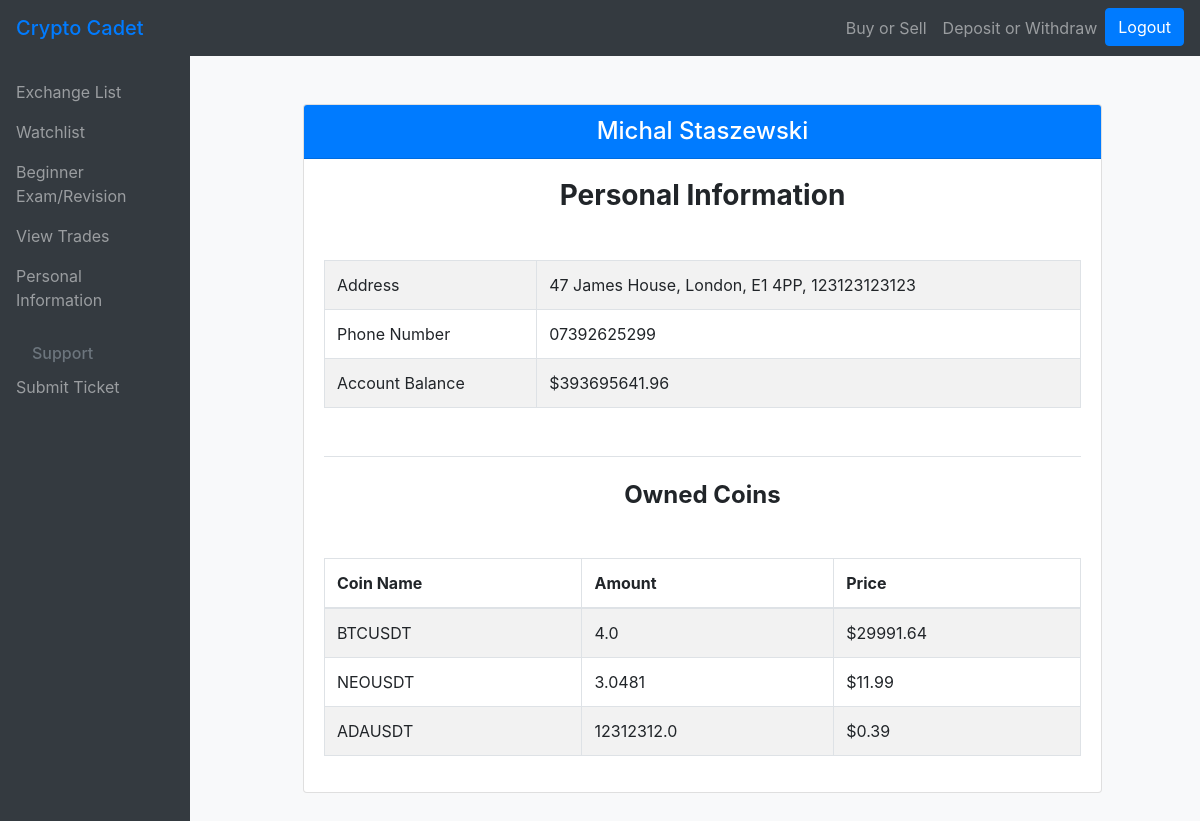
The app's page /personal_info/ (signed in) with its own data.
### main/models.py (models this page shows)
class Address(models.Model):
    user = models.OneToOneField(User, on_delete=models.CASCADE)
    city = models.CharField(max_length=100)
    street_name = models.CharField(max_length=100)
    post_code = models.CharField(max_length=20)
    country = models.CharField(max_length=100)

class Profile(models.Model):
    user = models.OneToOneField(User, on_delete=models.CASCADE)
    address = models.CharField(max_length=100, blank=True, null=True)
    phone_number = models.CharField(max_length=20, blank=True, null=True)
    account_balance = models.FloatField(default=0.0)

class OwnedCoin(models.Model):
    user = models.ForeignKey(User, on_delete=models.CASCADE)
    coinName = models.CharField(max_length=10)
    amount = models.FloatField()
    price = models.FloatField(max_length=10, null=True)

### main/views.py (the view, shortened to what this page needs)
# urls.py: path("personal_info/", views.ViewPersonalInformation.as_view(), name="personal_info"),
class ViewPersonalInformation(View):
    template_name = "main/personal_info.html"
    def get(self, request):
        try:
            profile = Profile.objects.get(user=request.user)
            address = Address.objects.get(user=request.user)
            if address:
                street_name, city, post_code, country = address.street_name, address.city, address.post_code, address.country
            else:
                street_name, city, post_code, country = None, None, None, None
            context = {
                "first_name": request.user.first_name,
                "last_name": request.user.last_name,
                "address": address,
                "street_name": street_name,
                "city": city,
                "post_code": post_code,
                "country": country,
                "phone_number": profile.phone_number,
                "account_balance": profile.account_balance,
                "owned_coins": OwnedCoin.objects.filter(user=request.user)
            }
        except Profile.DoesNotExist:
            context = {
                "first_name": request.user.first_name,
                "last_name": request.user.last_name,
                "address": None,
                "street_name": None,
                "city": None,
                "post_code": None,
                "country": None,
                "phone_number": None,
                "account_balance": None,
                "owned_coins": None
            }
        return render(request, self.template_name, context)

### main/templates/main/personal_info.html (shortened to what this page needs)
{% extends "main/base.html" %}
{% block content %}
    <div class="container mt-5">
        <div class="row justify-content-center">
            <div class="col-md-10">
                <div class="card">
                    <div class="card-header bg-primary text-white h4 text-center">{{ first_name }} {{ last_name }}</div>
                    <div class="card-body">
                        <h5 class="card-title h3 font-weight-bold text-center mb-4">Personal Information</h5>
                        <table class="table table-striped table-bordered mt-5">
                            <tbody>
                                <tr>
                                    <td>Address</td>
                                    <td>{{ street_name }}, {{ city }}, {{ post_code }}, {{ country }}</td>
                                </tr>
                                <tr>
                                    <td>Phone Number</td>
                                    <td>{{ phone_number }}</td>
                                </tr>
                                <tr>
                                    <td>Account Balance</td>
                                    <td>${{ account_balance|floatformat:2 }}</td>
                                </tr>
                            </tbody>
                        </table>
                        <h5 class="card-title h4 mt-5 border-top pt-4 font-weight-bold text-center">Owned Coins</h5>
                        {% if owned_coins %}
                            <table class="table table-striped table-bordered mt-5">
                                <thead>
                                    <tr>
                                        <th>Coin Name</th>
                                        <th>Amount</th>
                                        <th>Price</th>
                                    </tr>
                                </thead>
                                <tbody>
                                    {% for coin in owned_coins %}
                                        <tr>
                                            <td>{{ coin.coinName }}</td>
                                            <td>{{ coin.amount }}</td>
                                            <td>${{ coin.price|floatformat:2 }}</td>
                                        </tr>
                                    {% endfor %}
                                </tbody>
                            </table>
                        {% else %}
                            <p class="card-text h5">You do not own any coins.</p>
                        {% endif %}
                    </div>
                </div>
            </div>
        </div>
    </div>
{% endblock %}

### main/templates/main/base.html (style rules this page uses)
body { overflow-x: hidden; }

### records on screen
Address: street_name "47 James House", city "London", post_code "E1 4PP", country "123123123123"
Profile: phone_number "07392625299", account_balance "393695641.96"
OwnedCoin: coinName "BTCUSDT", amount "4.0", price "29991.64"
OwnedCoin: coinName "NEOUSDT", amount "3.0481", price "11.99"
OwnedCoin: coinName "ADAUSDT", amount "12312312.0", price "0.39"

### other values on screen
{{ first_name }} "Michal"
{{ last_name }} "Staszewski"
